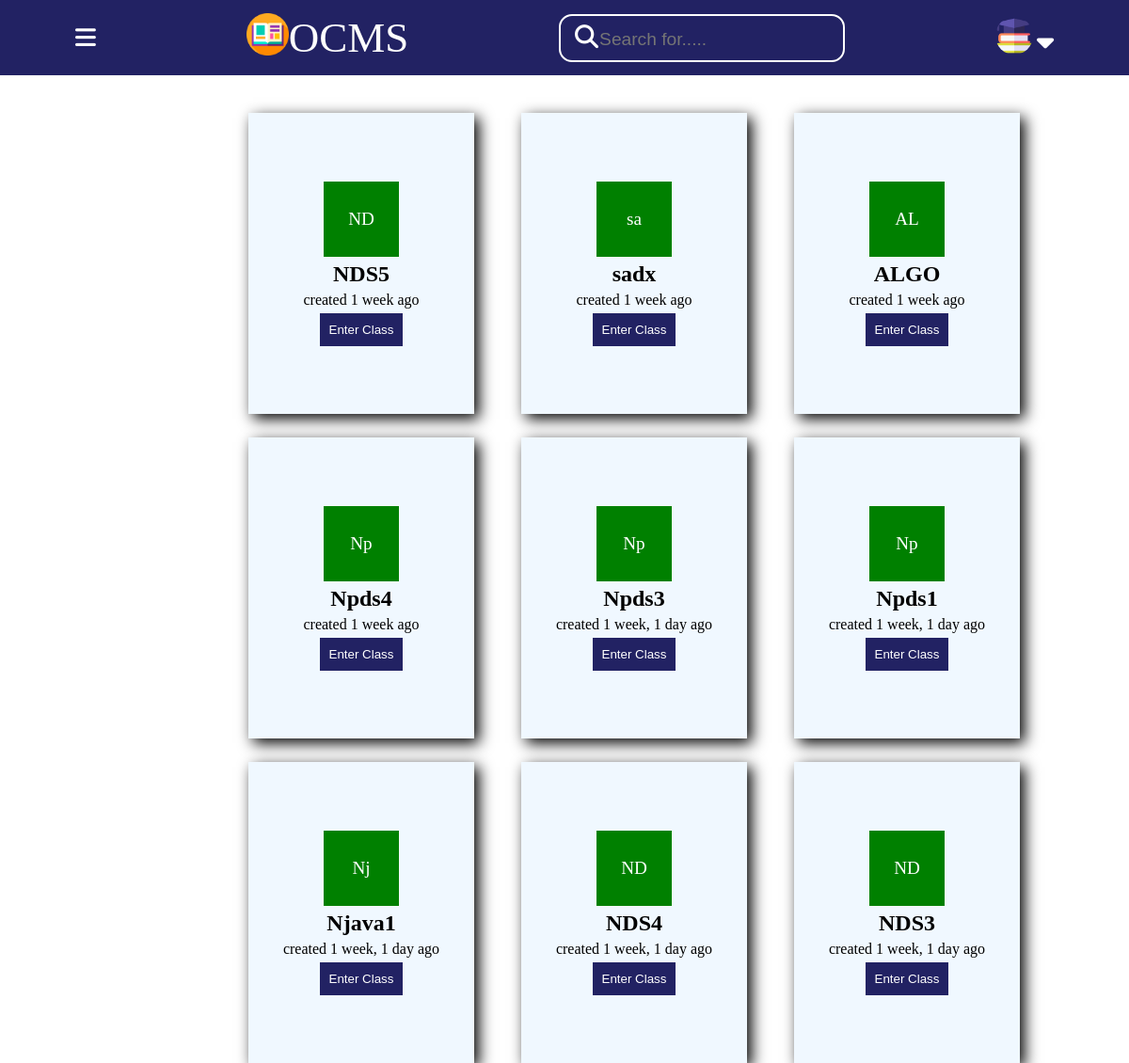
The app's page /teacher_room/ (signed in) with its own data.
### base/models.py (models this page shows, shortened)
class Room(models.Model):
    course_id=models.CharField(max_length=100)
    teacher=models.CharField(max_length=100)
    name = models.CharField(max_length=200) #set it to host.subject_name during declaration by default
    description = models.TextField(null=True, blank=True)
    avatar = models.ImageField(null=True, default="avatar.svg")
    room_code=models.CharField(max_length=100)
    updated = models.DateTimeField(auto_now=True)
    created = models.DateTimeField(auto_now_add=True)
    class Meta:
        ordering = ['-updated', '-created']

### base/views.py (the view)
# urls.py: path("teacher_room/",views.teacher_room,name="teacher-room"),
@login_required(login_url='check')
def teacher_room(request):
    Teacher_User=get_object_or_404(Teacher, user=request.user)
    rooms=Teacher_User.rooms.all
    context={'rooms':rooms}
    return render(request,'base/teacher_room.html',context)

### base/templates/base/teacher_room.html (shortened to what this page needs)
{% load static %}
<!DOCTYPE html>
<html lang="en">
<head>
    <link rel="stylesheet" href="{% static 'styles/join_room.css' %}">
</head>
<body>
    <div class="nav">
        <i id="dropdown" class=" dropdown fa-solid fa-bars"></i>
     <div class="logo"><img src="{% static 'images/1414305.png' %}" class="img">
        <p style="font-size: 45px;">OCMS</p></div>
        <div class="search">
        <i class=" icon fa-solid fa-magnifying-glass"></i>
        <input type="text" placeholder="Search for.....">
        </div>
        <div class="profile">
            <img src="{% static 'images/4430487.png' %}" class="pic">
            <i class="dropdowm-icon fa-solid fa-caret-down"></i>
        </div>
    </div>
<div class="wrapper2">
    <div id="classinfo" class="classinfo">
        {% for room in rooms %}
        <div class="card card1">
        <div class="classicon">
            {{ room.name|slice:":2" }}
        </div>
          <h2>{{room.name}}</h2>
          <p>created {{room.created | timesince}} ago</p>
         <button  type="submit"><a href="{% url 'troom' room.id %}">Enter Class</a></button>
        </div>
        {% endfor %}
</div>
</div>
</body>
</html>

### static/styles/join_room.css (style rules this page uses)
* { margin: 0; border: 0; box-sizing: border-box; }
body { height: 100vh; width: 100vw; display: flex; flex-direction: column; }
.img { height: 45px; }
.nav { width: 100vw; height: 10vh; background-color:rgb(34, 34, 99); position: absolute; top:0; display: flex; justify-content: space-around; align-items: center; color: white; }
.nav input { border: none; outline: none; background: transparent; color: white; font-size: larger; }
.pic { height: 40px; width: 40px; border-radius: 50%; }
.search { border: 2px solid white; padding: 10px; border-radius: 14px; }
.icon { font-size: 25px; color: white; position: relative; left: 5px; }
.dropdowm-icon { position: relative; bottom:3px; font-size: 29px; color: white; }
.logo { display: flex; }
.dropdown { font-size: 25px; }
.wrapper2 { display: flex; flex-direction: column; position: relative; position: absolute; top:15vh; left: 22vw; }
.classicon { height: 80px; width: 80px; background-color: green; display: flex; justify-content: center; align-items: center; color: white; font-size: larger; }
.classinfo { display: grid; grid-template-columns: 1fr 1fr 1fr; gap: 15px; column-gap: 50px; row-gap: 25px; }
.classinfo .card { height: 40vh; width: 20vw; background-color: aliceblue; display: flex; gap: 5px; box-shadow: 5px 5px 15px; flex-direction: column; justify-content: center; align-items: center; transition: transform; transition-duration: 1.5s; }
.card button a { text-decoration: none; color: white; }
.card button { padding: 10px; border: none; background-color: rgb(34, 34, 99); color: white; }

### records on screen
Room: name "ND", name "NDS5", created "1 week"
Room: name "sa", name "sadx", created "1 week"
Room: name "AL", name "ALGO", created "1 week"
Room: name "Np", name "Npds4", created "1 week"
Room: name "Np", name "Npds3", created "1 week, 1 day"
Room: name "Np", name "Npds1", created "1 week, 1 day"
Room: name "Nj", name "Njava1", created "1 week, 1 day"
Room: name "ND", name "NDS4", created "1 week, 1 day"
Room: name "ND", name "NDS3", created "1 week, 1 day"
